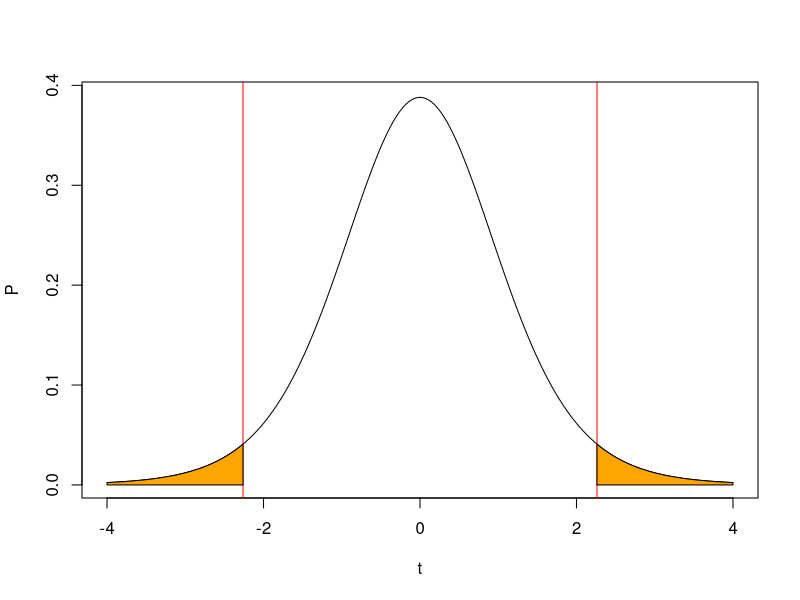

Source code (R):
## ---- chunk 1
knitr::opts_chunk$set(echo = TRUE)
## ---- chunk 2
aids_df <- read.delim("../data/aids_dataset.txt", sep = " ")
## ---- chunk 3
head(aids_df)
## ---- chunk 4
sub_df <- aids_df[1:10, ]
## ---- chunk 5
sub_df$perc_benefit <- (sub_df$cd4_2 - sub_df$cd4_1) / sub_df$cd4_1 / (sub_df$week_2 - sub_df$week_1) * 100
sub_df
## ---- chunk 6
x_bar <- mean(sub_df$perc_benefit)
s_x <- sd(sub_df$perc_benefit)
## ---- chunk 7
x <- seq(from = -4, to = 4, length.out = 200)
plot(x, dt(x, 9), type = "l",
     xlab = "t", ylab = "P")
abline(v = c(qt(0.025, df = 10 - 1), -qt(0.025, df = 10 - 1)), col = "red")

t_crit <- -qt(0.025, df = 10 - 1)
x=seq(-4, -t_crit,length=200)
y=dt(x, df = 9)
polygon(c(-4, x, -t_crit),c(0,y,0),col="orange")

x=seq(t_crit, 4,length=200)
y=dt(x, df = 9)
polygon(c(t_crit, x, 4),c(0,y,0),col="orange")
## ---- chunk 8
qt(0.025, df = 10 - 1)
## ---- chunk 9
x_bar - 2.2622 * s_x / sqrt(10)
x_bar + 2.2622 * s_x / sqrt(10)
